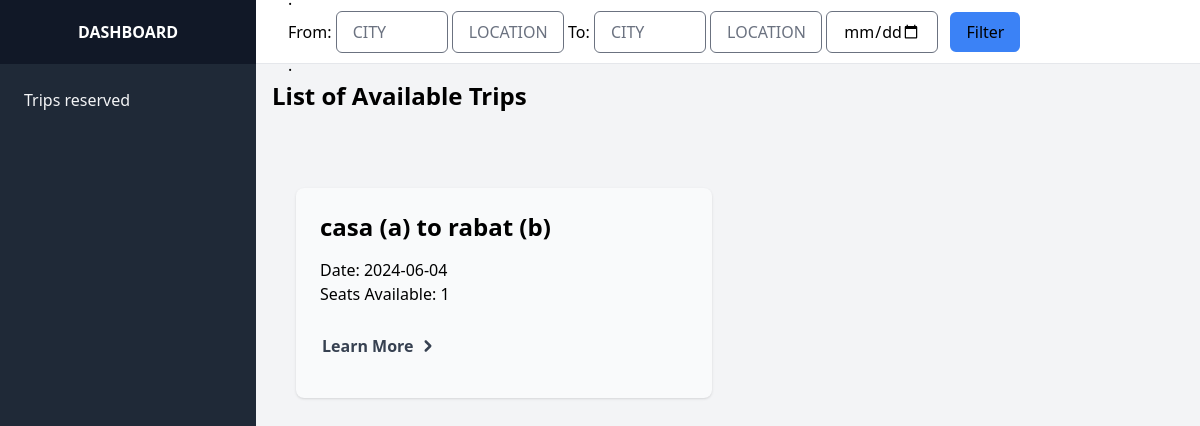
The app's page /Passenger/dashboard.php?id=0 with its own data.
### tables this page shows
CREATE TABLE `trip` (
  `TRIP_ID` int(11) NOT NULL,
  `USER_ID` int(11) NOT NULL,
  `DEPARTURE_CITY` varchar(50) DEFAULT NULL,
  `DEPARTURE_LOCATION` varchar(150) DEFAULT NULL,
  `ARRIVAL_` varchar(50) DEFAULT NULL,
  `ARRIVAL_1` varchar(150) DEFAULT NULL,
  `DEPARTURE_TIME` time DEFAULT NULL,
  `TRIP_START_DATE` date DEFAULT NULL,
  `AVAILABLE_SEATS` int(11) DEFAULT NULL,
  `PRICE_PER_PASSENGER` float(8,2) DEFAULT NULL,
  `DESCRIPTION` longtext DEFAULT NULL
);

### Passenger/dashboard.php (the view, shortened to what this page needs)
<?php
$con = cnx_pdo();
$user_id = $_GET['id'] ?? null;
if ($_SERVER["REQUEST_METHOD"] == "POST") {
    $departure_city = $_POST['departure_city'] ?? '';
    $arrival_city = $_POST['arrival_city'] ?? '';
    $departure_location = $_POST['departure_location'] ?? '';
    $arrival_location = $_POST['arrival_location'] ?? '';
    $date = $_POST['date'] ?? '';
    $sql = "SELECT * FROM trip WHERE AVAILABLE_SEATS > 0 AND TRIP_START_DATE >= CURDATE()";
    $params = [];
    if (!empty($departure_city)) {
        $sql .= " AND DEPARTURE_CITY = :departure_city";
        $params[':departure_city'] = $departure_city;
    }
    if (!empty($arrival_city)) {
        $sql .= " AND ARRIVAL_ = :arrival_city";
        $params[':arrival_city'] = $arrival_city;
    }
    if (!empty($departure_location)) {
        $sql .= " AND DEPARTURE_LOCATION = :departure_location";
        $params[':departure_location'] = $departure_location;
    }
    if (!empty($arrival_location)) {
        $sql .= " AND ARRIVAL_1 = :arrival_location";
        $params[':arrival_location'] = $arrival_location;
    }
    if (!empty($date)) {
        $sql .= " AND TRIP_START_DATE = :date";
        $params[':date'] = $date;
    }
    $stmt = $con->prepare($sql);
    foreach ($params as $key => &$val) {
        $stmt->bindParam($key, $val);
    }
    $stmt->execute();
    $trips = $stmt->fetchAll(PDO::FETCH_ASSOC);
} else {
    $sql = "SELECT * FROM trip WHERE AVAILABLE_SEATS > 0 AND TRIP_START_DATE >= CURDATE()";
    $stmt = $con->prepare($sql);
    $stmt->execute();
    $trips = $stmt->fetchAll(PDO::FETCH_ASSOC);
}
?>
<!DOCTYPE html>
<html lang="en">
<head>
    <link href="../Assets/css/tailwind.css" rel="stylesheet">
</head>
<body>
    <div class="flex h-screen bg-gray-100">
        <div class="hidden md:flex flex-col w-64 bg-gray-800">
            <div class="flex items-center justify-center h-16 bg-gray-900">
                <span class="text-white font-bold uppercase">Dashboard</span>
            </div>
            <div class="flex flex-col flex-1 overflow-y-auto">
                <nav class="flex-1 px-2 py-4 bg-gray-800">
                    <a href="reserve.php?id=<?= htmlspecialchars($user_id) ?>" class="flex items-center px-4 py-2 text-gray-100 hover:bg-gray-700">
                        Trips reserved
                    </a>
                </nav>
            </div>
        </div>
        <div class="flex flex-col flex-1 overflow-y-auto">
            <div class="flex items-center justify-between h-16 bg-white border-b border-gray-200">
                <div class="flex items-center px-4">
                    <form method="post" class="mx-4">
                        <h1>.</h1>
                        From:
                        <input class="w-28 border rounded-md px-4 py-2" type="text" name="departure_city" placeholder="CITY">
                        <input class="w-28 border rounded-md px-4 py-2" type="text" name="departure_location" placeholder="LOCATION">
                        To:
                        <input class="w-28 border rounded-md px-4 py-2" type="text" name="arrival_city" placeholder="CITY">
                        <input class="w-28 border rounded-md px-4 py-2" type="text" name="arrival_location" placeholder="LOCATION">
                        <input class="w-28 border rounded-md px-4 py-2" type="date" name="date" placeholder="Date">
                        <button type="submit" class="px-4 py-2 bg-blue-500 text-blue rounded-md ml-2">Filter</button>
                        <h1>.</h1>
                    </form>
                </div>
            </div>
            <div class="p-4">
                <h1 class="text-2xl font-bold">List of Available Trips</h1>
                <section class="my-8 sm:my-10 grid grid-cols-1 lg:grid-cols-2 gap-x-8 gap-y-4 p-6">
                    <?php foreach ($trips as $trip): ?>
                        <div class="flex flex-col justify-center">
                            <div class="flex flex-col h-full shadow justify-between rounded-lg pb-8 p-6 xl:p-8 mt-3 bg-gray-50">
                                <div>
                                    <h4 class="font-bold text-2xl leading-tight"><?= htmlspecialchars($trip['DEPARTURE_CITY']) ?> (<?= htmlspecialchars($trip['DEPARTURE_LOCATION']) ?>) to <?= htmlspecialchars($trip['ARRIVAL_']) ?> (<?= htmlspecialchars($trip['ARRIVAL_1']) ?>)</h4>
                                    <div class="my-4">
                                        <p>Date: <?= htmlspecialchars($trip['TRIP_START_DATE']) ?></p>
                                        <p>Seats Available: <?= htmlspecialchars($trip['AVAILABLE_SEATS']) ?></p>
                                    </div>
                                </div>
                                <div>
                                    <a class="mt-1 inline-flex font-bold items-center border-2 border-transparent outline-none focus:ring-1 focus:ring-offset-2 focus:ring-link active:bg-link active:text-gray-700 active:ring-0 active:ring-offset-0 leading-normal bg-link text-gray-700 hover:bg-opacity-80 text-base rounded-lg py-1.5" aria-label="Book Now" target="_self" href="book_trip.php?trip_id=<?= htmlspecialchars($trip['TRIP_ID']) ?>">Learn More
                                    </a>
                                </div>
                            </div>
                        </div>
                    <?php endforeach; ?>
                </section>
            </div>
        </div>
    </div>
</body>
</html>

### records on screen
trip: DEPARTURE_CITY "casa", DEPARTURE_LOCATION "a", ARRIVAL_ "rabat", ARRIVAL_1 "b", TRIP_START_DATE "2024-06-04", AVAILABLE_SEATS "1"
